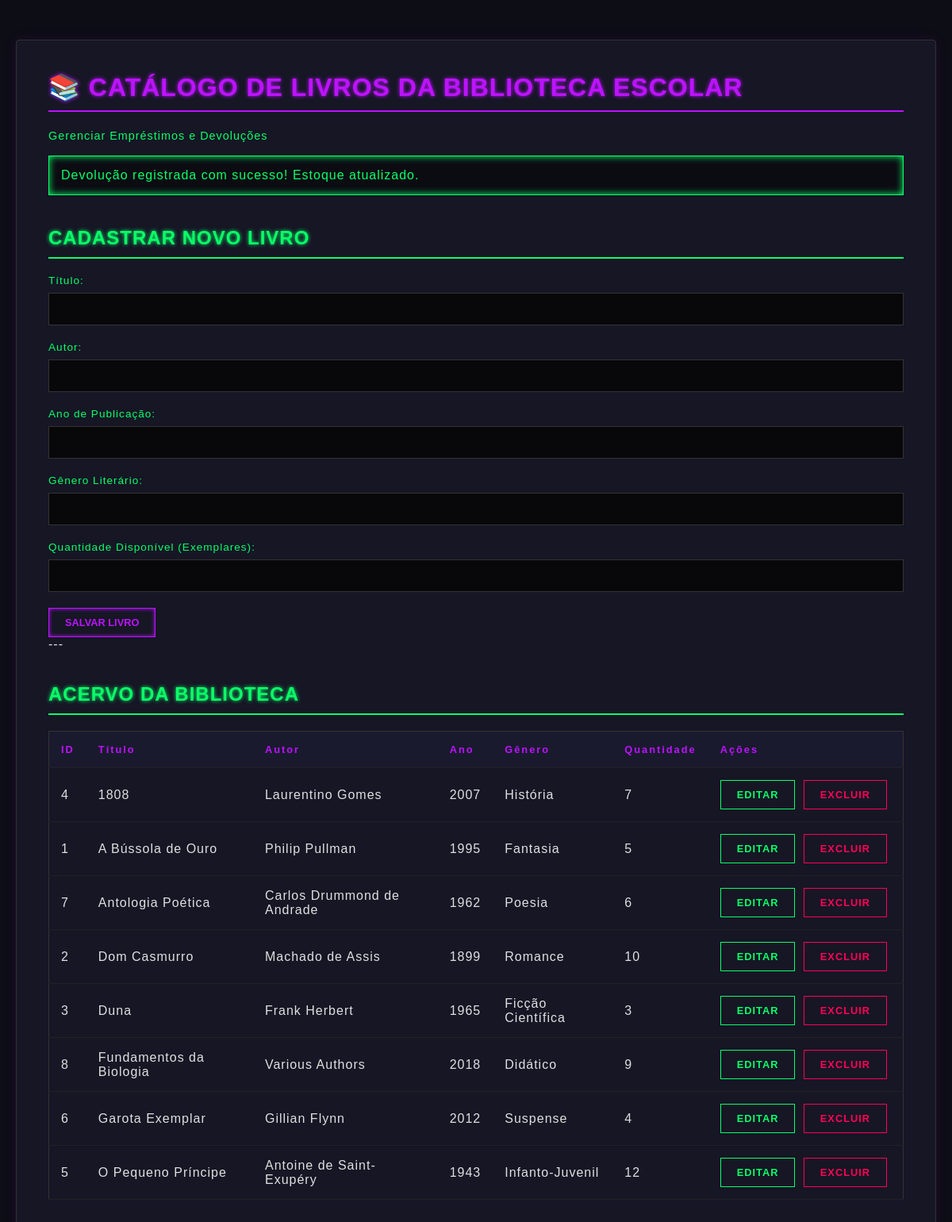
The app's page / (signed in) with its own data.
### tables this page shows
CREATE TABLE IF NOT EXISTS livros (
    id INT AUTO_INCREMENT PRIMARY KEY,
    titulo VARCHAR(200) NOT NULL,
    autor VARCHAR(150) NOT NULL,
    ano INT NOT NULL,
    genero VARCHAR(100) NOT NULL,
    quantidade INT NOT NULL
);

### controller/LivroController.php (called while the page is built, shortened)
<?php
require_once __DIR__ . '/../Model/Livro.php';
require_once __DIR__ . '/../Model/LivroDAO.php';
class LivroController {
    private $livroDAO;
    public function __construct() {
        $this->livroDAO = new LivroDAO();
    }
    public function index() {
        $livros = $this->livroDAO->lerLivros();
        require_once __DIR__ . '/../View/livros.php';
    }
}

### config/conexao.php (called while the page is built, shortened)
<?php
class Conexao {
    private static $instance;
    public static function getConexao() {
        if (!isset(self::$instance)) {
            try {
                $dsn = 'mysql:host=' . self::HOST . ';dbname=' . self::DB_NAME . ';charset=utf8';
                self::$instance = new PDO($dsn, self::USER, self::PASS, [
                    PDO::ATTR_ERRMODE => PDO::ERRMODE_EXCEPTION,
                    PDO::ATTR_DEFAULT_FETCH_MODE => PDO::FETCH_ASSOC
                ]);
            } catch (PDOException $e) {
                die("Erro de Conexão: " . $e->getMessage());
            }
        }
        return self::$instance;
    }
}

### model/LivroDAO.php (called while the page is built, shortened)
<?php
require_once __DIR__ . '/../config/Conexao.php';
require_once 'Livro.php';
class LivroDAO {
    private $conexao;
    public function __construct() {
        $this->conexao = Conexao::getConexao();
    }
    public function lerLivros() {
        $sql = "SELECT id, titulo, autor, ano, genero, quantidade FROM livros ORDER BY titulo ASC";
        $stmt = $this->conexao->query($sql);
        $resultados = $stmt->fetchAll(PDO::FETCH_ASSOC);
        $livros = [];
        foreach ($resultados as $row) {
            $livro = new Livro();
            $livro->setId($row['id']);
            $livro->setTitulo($row['titulo']);
            $livro->setAutor($row['autor']);
            $livro->setAno($row['ano']);
            $livro->setGenero($row['genero']);
            $livro->setQuantidade($row['quantidade']);
            $livros[] = $livro;
        }
        return $livros;
    }
}

### model/Livro.php (called while the page is built)
<?php
class Livro {
    private $id;
    private $titulo;
    private $autor;
    private $ano;
    private $genero;
    private $quantidade;
    public function getId() { return $this->id; }
    public function setId($id) { $this->id = $id; }
    public function getTitulo() { return $this->titulo; }
    public function setTitulo($titulo) { $this->titulo = $titulo; }
    public function getAutor() { return $this->autor; }
    public function setAutor($autor) { $this->autor = $autor; }
    public function getAno() { return $this->ano; }
    public function setAno($ano) { $this->ano = $ano; }
    public function getGenero() { return $this->genero; }
    public function setGenero($genero) { $this->genero = $genero; }
    public function getQuantidade() { return $this->quantidade; }
    public function setQuantidade($quantidade) { $this->quantidade = $quantidade; }
}

### view/livros.php (the view, shortened to what this page needs)
<!DOCTYPE html>
<html lang="pt-BR">
<head>
    <link rel="stylesheet" href="assets/styleB.css"> </head>
<body>
    <div class="container">
        <h1>📚 Catálogo de Livros da Biblioteca Escolar</h1>
        <p><a href="index.php?controller=emprestimo">Gerenciar Empréstimos e Devoluções</a></p>
        <?php
        if (isset($_SESSION['feedback'])):
            $mensagem = $_SESSION['feedback'];
            $tipo = strpos($mensagem, 'Erro') !== false ? 'feedback-error' : 'feedback-success';
        ?>
            <div class="feedback <?= $tipo ?>">
                <?= nl2br(htmlspecialchars($mensagem)) ?>
            </div>
        <?php endif; ?>
        <?php
        $livroEdicao = isset($_SESSION['livro_edicao']) ? $_SESSION['livro_edicao'] : null;
        $acao = $livroEdicao ? 'atualizar' : 'salvar';
        $tituloForm = $livroEdicao ? 'Editar Livro' : 'Cadastrar Novo Livro';
        ?>
        <h2><?= $tituloForm ?></h2>
        <form method="POST" action="index.php?controller=livro&action=<?= $acao ?>">
            <div class="form-group">
                <label for="titulo">Título:</label>
                <input type="text" id="titulo" name="titulo" required
                       value="<?= $livroEdicao ? htmlspecialchars($livroEdicao['titulo']) : '' ?>">
            </div>
            <div class="form-group">
                <label for="autor">Autor:</label>
                <input type="text" id="autor" name="autor" required
                       value="<?= $livroEdicao ? htmlspecialchars($livroEdicao['autor']) : '' ?>">
            </div>
            <div class="form-group">
                <label for="ano">Ano de Publicação:</label>
                <input type="number" id="ano" name="ano" required min="1000" max="<?= date('Y') + 1 ?>"
                       value="<?= $livroEdicao ? htmlspecialchars($livroEdicao['ano']) : '' ?>">
            </div>
            <div class="form-group">
                <label for="genero">Gênero Literário:</label>
                <input type="text" id="genero" name="genero" required
                       value="<?= $livroEdicao ? htmlspecialchars($livroEdicao['genero']) : '' ?>">
            </div>
            <div class="form-group">
                <label for="quantidade">Quantidade Disponível (Exemplares):</label>
                <input type="number" id="quantidade" name="quantidade" required min="1"
                       value="<?= $livroEdicao ? htmlspecialchars($livroEdicao['quantidade']) : '' ?>">
            </div>
            <div class="form-actions">
                <button type="submit" class="btn-salvar">Salvar Livro</button>
            </div>
        </form>
        ---
        <h2>Acervo da Biblioteca</h2>
        <table>
            <thead>
                <tr>
                    <th>ID</th>
                    <th>Título</th>
                    <th>Autor</th>
                    <th>Ano</th>
                    <th>Gênero</th>
                    <th>Quantidade</th>
                    <th>Ações</th>
                </tr>
            </thead>
            <tbody>
                <?php if (empty($livros)):  ?>
                    <tr>
                        <td colspan="7">Nenhum livro cadastrado.</td>
                    </tr>
                <?php else: ?>
                    <?php
                    foreach ($livros as $livro):  ?>
                        <tr>
                            <td><?= htmlspecialchars($livro->getId()) ?></td>
                            <td><?= htmlspecialchars($livro->getTitulo()) ?></td>
                            <td><?= htmlspecialchars($livro->getAutor()) ?></td>
                            <td><?= htmlspecialchars($livro->getAno()) ?></td>
                            <td><?= htmlspecialchars($livro->getGenero()) ?></td>
                            <td><?= htmlspecialchars($livro->getQuantidade()) ?></td>
                            <td>
                                <a href="index.php?controller=livro&action=editar&id=<?= $livro->getId() ?>" class="btn-editar">Editar</a>
                                <a href="index.php?controller=livro&action=excluir&id=<?= $livro->getId() ?>"
                                   class="btn-excluir"
                                   onclick="return confirm('ATENÇÃO: A exclusão é permanente! Tem certeza que deseja excluir o livro: <?= htmlspecialchars($livro->getTitulo()) ?>?')">
                                   Excluir
                                </a>
                            </td>
                        </tr>
                    <?php endforeach; ?>
                <?php endif; ?>
            </tbody>
        </table>
    </div>
</body>
</html>

### assets/styleB.css (style rules this page uses)
:root { --bg-dark: #0d0d15; --panel-bg: #161625; --neon-purple: #bc13fe; --neon-green: #0aff68; --text-main: #e0e0e0; --text-dim: #a0a0a0; --danger: #ff0055; }
body { background-color: var(--bg-dark); color: var(--text-main); font-family: 'Orbitron', sans-serif; margin: 0; padding: 20px; letter-spacing: 1px; }
a { color: var(--neon-green); text-decoration: none; transition: all 0.3s; font-size: 0.9rem; }
.container { max-width: 1200px; margin: 30px auto; background-color: var(--panel-bg); padding: 40px; border: 1px solid #333; border-radius: 4px; box-shadow: 0 0 15px rgba(188, 19, 254, 0.1); }
h1, h2 { color: var(--neon-purple); text-transform: uppercase; border-bottom: 2px solid var(--neon-purple); padding-bottom: 10px; margin-top: 0; text-shadow: 0 0 5px var(--neon-purple); }
h2 { font-size: 1.5rem; margin-top: 40px; color: var(--neon-green); border-color: var(--neon-green); text-shadow: 0 0 5px var(--neon-green); }
.form-group { margin-bottom: 20px; }
.form-group label { display: block; color: var(--neon-green); margin-bottom: 8px; font-size: 0.85rem; }
input[type="text"], input[type="number"], input[type="date"], select { width: 100%; padding: 12px; background: #08080a; border: 1px solid #333; color: #fff; font-family: 'Orbitron', sans-serif; box-sizing: border-box; }
button, .btn-salvar, .btn-editar, .btn-excluir, .btn-cancelar, .btn-devolver { display: inline-block; padding: 10px 20px; border: 1px solid transparent; cursor: pointer; font-family: 'Orbitron', sans-serif; font-weight: bold; text-transform: uppercase; font-size: 0.8rem; transition: 0.3s; text-align: center; margin-right: 5px; text-decoration: none; }
.btn-salvar { background: transparent; border-color: var(--neon-purple); color: var(--neon-purple); box-shadow: 0 0 5px var(--neon-purple) inset; }
.btn-editar { background: transparent; border-color: var(--neon-green); color: var(--neon-green); }
.btn-excluir { background: transparent; border-color: var(--danger); color: var(--danger); }
table { width: 100%; border-collapse: collapse; margin-top: 20px; border: 1px solid #333; }
th, td { padding: 15px; text-align: left; border-bottom: 1px solid #222; }
th { background-color: #1a1a2e; color: var(--neon-purple); font-size: 0.8rem; letter-spacing: 2px; }
table td:last-child { white-space: nowrap; width: 1%; }
.feedback { padding: 15px; margin-bottom: 20px; border: 1px solid; background: rgba(0,0,0,0.5); }
.feedback-success { border-color: var(--neon-green); color: var(--neon-green); box-shadow: 0 0 10px var(--neon-green) inset; }

### records on screen
livros: id "4", titulo "1808", autor "Laurentino Gomes", ano "2007", genero "História", quantidade "7"
livros: id "1", titulo "A Bússola de Ouro", autor "Philip Pullman", ano "1995", genero "Fantasia", quantidade "5"
livros: id "7", titulo "Antologia Poética", autor "Carlos Drummond de Andrade", ano "1962", genero "Poesia", quantidade "6"
livros: id "2", titulo "Dom Casmurro", autor "Machado de Assis", ano "1899", genero "Romance", quantidade "10"
livros: id "3", titulo "Duna", autor "Frank Herbert", ano "1965", genero "Ficção Científica", quantidade "3"
livros: id "8", titulo "Fundamentos da Biologia", autor "Various Authors", ano "2018", genero "Didático", quantidade "9"
livros: id "6", titulo "Garota Exemplar", autor "Gillian Flynn", ano "2012", genero "Suspense", quantidade "4"
livros: id "5", titulo "O Pequeno Príncipe", autor "Antoine de Saint-Exupéry", ano "1943", genero "Infanto-Juvenil", quantidade "12"

### other values on screen
$mensagem "Devolução registrada com sucesso! Estoque atualizado."
$tituloForm "CADASTRAR NOVO LIVRO"
